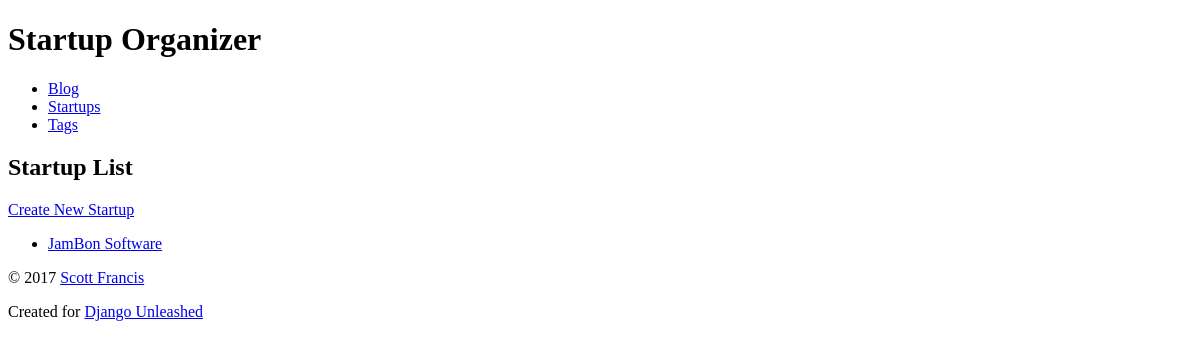
/startup/, run on an earlier commit of the app's database.
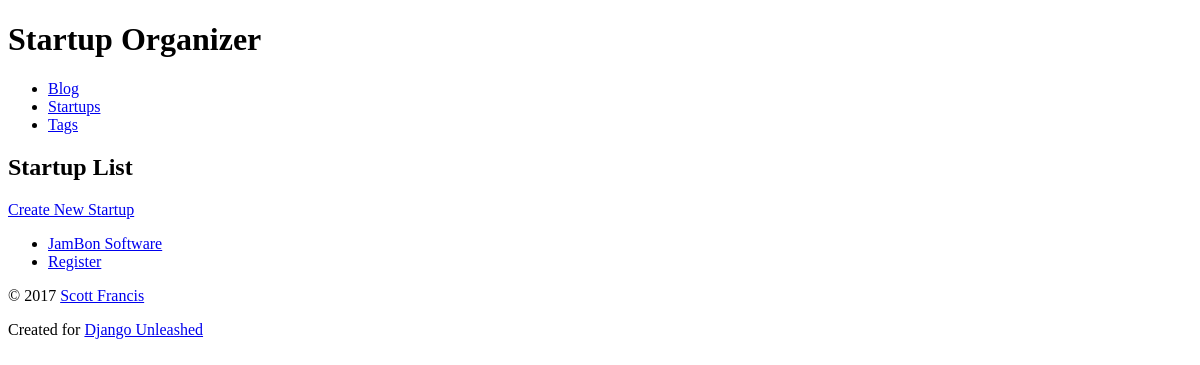
And on a later commit of the database.
### organizer/models.py (models this page shows, shortened)
class Startup(models.Model):
    name = models.CharField(max_length=31, db_index=True)
    slug = models.SlugField(max_length=31,
                            unique=True,
                            help_text='A label for URL config.'
                            )
    description = models.TextField()
    founded_date = models.DateField('date founded')
    contact = models.EmailField()
    website = models.URLField(max_length=255)
    tags = models.ManyToManyField(Tag)
    def get_absolute_url(self):
        return reverse('organizer_startup_detail', kwargs={'slug': self.slug})
    class Meta:
        ordering = ['name']
        get_latest_by = 'founded_date'

### organizer/views.py (the view)
def startup_list(request):
    return render(
        request,
        'organizer/startup_list.html',
        {'startup_list': Startup.objects.all()}
    )

### organizer/templates/organizer/startup_list.html (shortened to what this page needs)
    {% extends parent_template|default:"organizer/base_organizer.html" %}
    {% block content %}
    <h2>Startup List</h2>
    <div>
        <a href="{% url 'organizer_startup_create' %}">
            Create New Startup
        </a>
    </div>
    <ul>
        {% for startup in startup_list %}
            <li>
                <a href="{{ startup.get_absolute_url }}">
                    {{ startup.name }}
                </a>
            </li>
        {% empty %}
            <li><em>No Startups Available</em></li>
        {% endfor %}
    </ul>
    {% endblock %}

What changed in the data, as far as the page shows it:
added Startup: name "Register"
